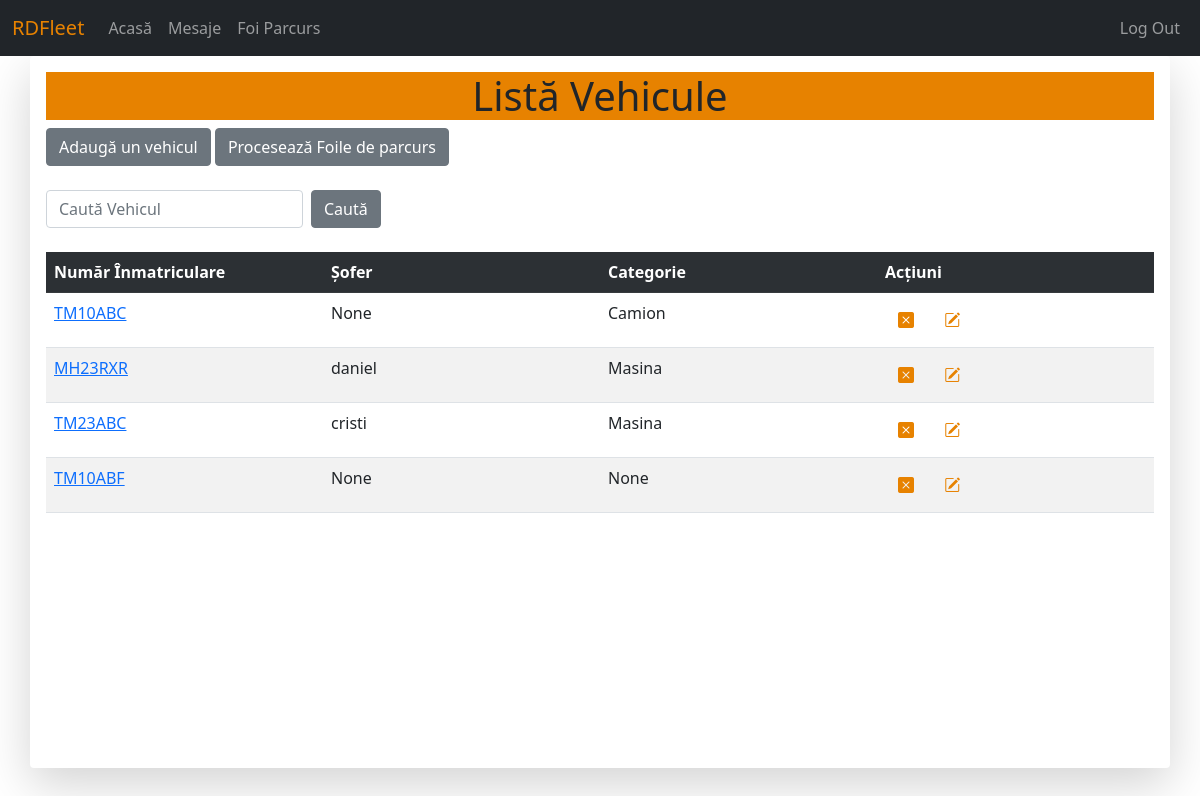
Before: /vehicles/vehicle_list/ (signed in) with the older database file.
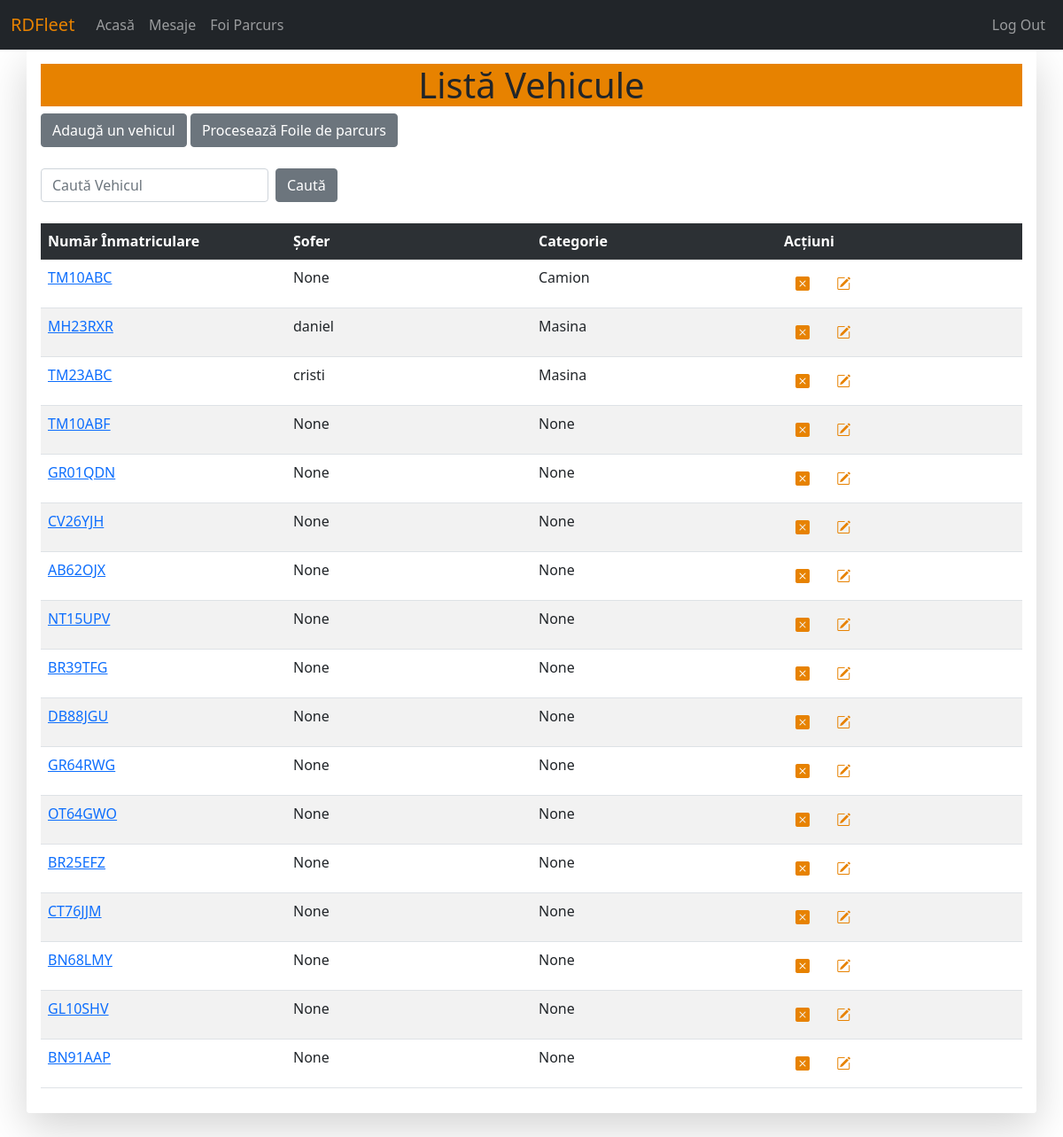
After: the same page with the newer database file.
### vehicles/models.py (models this page shows, shortened)
class Vehicle(models.Model):
	vehicle_plate = models.CharField(max_length = 10, unique = True, verbose_name = "Număr înmatriculare")
	vehicle_odometer = models.PositiveIntegerField(verbose_name = "Kilometraj")
	vehicle_itp = models.DateField(verbose_name = "ITP expiră la")
	vehicle_rca = models.DateField(verbose_name = "RCA expiră la")
	vehicle_last_service = models.PositiveIntegerField(verbose_name = "Ultimul service efectuat KM")
	vehicle_driver = models.ForeignKey(settings.AUTH_USER_MODEL, on_delete=models.SET_NULL, null = True, verbose_name = "Șoferul", blank = True)
	vehicle_category = models.ForeignKey(Category, on_delete=models.SET_NULL, null = True, verbose_name = "Categoria", blank = True)
	def get_absolute_url(self):
		return reverse("vehicle-detail-view", kwargs={"id":self.id})

class Category(models.Model):
	category_name = models.CharField(max_length = 50, unique = True, verbose_name = "Categorie")
	def __str__(self):
		return self.category_name

### vehicles/views.py (the view)
# urls.py: path('vehicle_list/', views.VehicleListView.as_view(), name='vehicle-list'),
class VehicleListView(View):
	template_name = 'vehicles/vehicle_list.html'
	def get_queryset(self):
		return Vehicle.objects.all()
	def get(self, request, *args, **kwargs):
		context = {'vehicle_list':self.get_queryset()}
		return render(request, self.template_name, context)

### vehicles/templates/vehicles/vehicle_list.html (shortened to what this page needs)
{% extends 'base.html' %}
{% block content %}
	<h1 style="background-color: #e78200; text-align: center;">Listă Vehicule</h1>
	<div>
	<a href="{% url 'create-vehicle' %}" class='btn btn-secondary' id="adaugavehiculbtn">Adaugă un vehicul</a>
	<a class="btn btn-secondary" href="{% url 'proceseaza-foi' %}">Procesează Foile de parcurs</a>
	</div>
	<br>
	<div class="input-group">
		<form class="d-flex" method="POST" action="{% url 'search-vehicle' %}"> {% csrf_token %}
			<input class="form-control me-2" type="search" placeholder="Caută Vehicul" name="searched">
			<button class="btn btn-secondary" type="submit">Caută</button>
		</form>
	</div>
	<br>
	<table class="table table-striped table-hover">
		<tr scope="row" class="table-dark">
			<th style="width: 250px;">Număr Înmatriculare</th>
			<th style="width: 250px;">Șofer</th>
			<th style="width: 250px;">Categorie</th>
			<th style="width: 250px;">Acțiuni</th>
		</tr>
		<tr scope="row">{% for vehicle in vehicle_list %}
			<td><a href="{{ vehicle.get_absolute_url }}">{{ vehicle.vehicle_plate }}</a></td>
			<td>{{ vehicle.vehicle_driver }}</td>
			<td>{{ vehicle.vehicle_category }}</td>
			<td>
				<a href="{{ vehicle.get_absolute_url }}delete" class="btn">
					<i class="bi bi-x-square-fill" style="color:#e78200"></i>
				</a>
				<a href="{{ vehicle.get_absolute_url }}update" class="btn">
					<i class='bi bi-pencil-square' style="color:#e78200"></i>
				</a>
			</td>
		</tr>{% endfor %}
	</table>
{% endblock %}

### templates/base.html (shortened to what this page needs)
<!DOCTYPE html>
<html>
<head>
{% load static %}
<link href="https://cdn.jsdelivr.net/npm/bootstrap@5.0.2/dist/css/bootstrap.min.css" rel="stylesheet">
<link rel="stylesheet" href="https://cdn.jsdelivr.net/npm/bootstrap-icons@1.8.1/font/bootstrap-icons.css">
<link rel="stylesheet" href="{% static 'style.css' %}">
</head>
<body>
{% if request.user.is_authenticated %}
  {% if request.user.is_superuser %}
    {% include 'navbar_admin.html' %}
  {% else %}
    {% include 'navbar.html' %}
  {% endif %}
  <div class="container position-relative shadow-lg p-3 mb-5 bg-body rounded" style="height: 89vh; overflow: auto;">
    {% block content %}
    {% endblock %}
  </div>
{% endif %}
</body>
</html>

### templates/navbar.html (shortened to what this page needs)
<nav class="navbar sticky-top navbar-expand-lg navbar-dark bg-dark ms-auto" style="display: flex; justify-content: flex-end;">
  <div class="container-fluid">
    <a class="navbar-brand" href="/"><span style="color: #e78200;">RDFleet</span></a>
    <div class="collapse navbar-collapse" id="navbarNavAltMarkup">
      <div class="navbar-nav">
        <a class="nav-link" href="{% url 'home' %}">Acasă</a>
        <a class="nav-link" href="{% url 'inbox' %}">Mesaje</a>
        <a class="nav-link" href="{% url 'foaie-parcurs' %}">Foi Parcurs</a>
      </div>
      <div class="navbar-nav ms-auto">
        <a class="nav-link float-right" href="{% url 'logout' %}" id="logoutbtn">Log Out</a>
      </div>
    </div>
  </div>
</nav>

### static/style.css (style rules this page uses)
body { margin:0; height: 100%; }

Changed rows visible on the page:
added Vehicle: vehicle_plate "GR01QDN", vehicle_driver "None", vehicle_category "None"
added Vehicle: vehicle_plate "CV26YJH", vehicle_driver "None", vehicle_category "None"
added Vehicle: vehicle_plate "AB62OJX", vehicle_driver "None", vehicle_category "None"
added Vehicle: vehicle_plate "NT15UPV", vehicle_driver "None", vehicle_category "None"
added Vehicle: vehicle_plate "BR39TFG", vehicle_driver "None", vehicle_category "None"
added Vehicle: vehicle_plate "DB88JGU", vehicle_driver "None", vehicle_category "None"
added Vehicle: vehicle_plate "GR64RWG", vehicle_driver "None", vehicle_category "None"
added Vehicle: vehicle_plate "OT64GWO", vehicle_driver "None", vehicle_category "None"
added Vehicle: vehicle_plate "BR25EFZ", vehicle_driver "None", vehicle_category "None"
added Vehicle: vehicle_plate "CT76JJM", vehicle_driver "None", vehicle_category "None"
added Vehicle: vehicle_plate "BN68LMY", vehicle_driver "None", vehicle_category "None"
added Vehicle: vehicle_plate "GL10SHV", vehicle_driver "None", vehicle_category "None"
added Vehicle: vehicle_plate "BN91AAP", vehicle_driver "None", vehicle_category "None"
